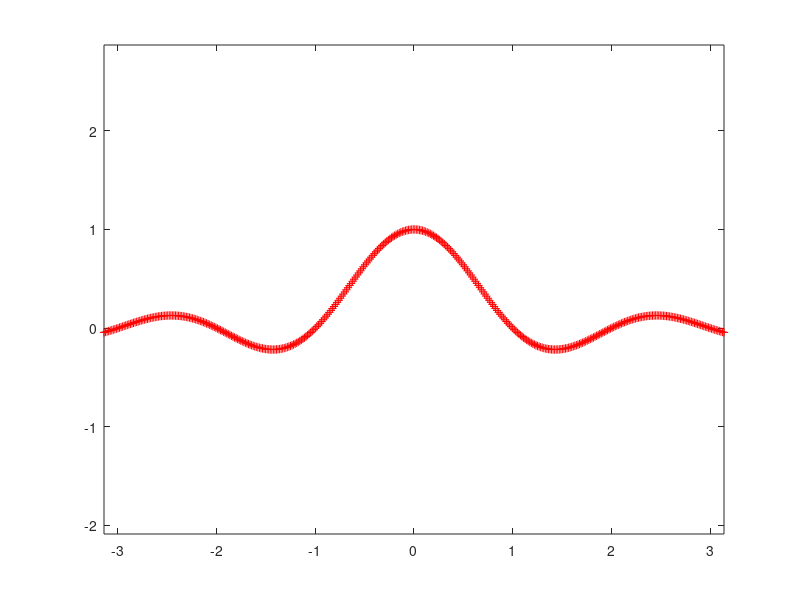

MATLAB code for this plot: (Note: this script raises an error after producing the figure.)
clear all
clc
close all 
x = linspace(-pi,pi,400);
y = sin(pi.*x)/(pi.*x);
M = 40;
N = 1;
sigma0 = sqrt(4^2+4^2)/2;
iter =550;
for i = 1:size(x,2)
    if(x(i) == 0)
        y(1,i) = 1;
    else
        y(1,i) = sin(pi*x(1,i))/(pi*x(1,i));
    end
end

trainX = [x;y];
figure(1)
plot(trainX(1,:),trainX(2,:),'+r'); axis equal
weights = -4+8*rand(2,M*N);
%lr = 0.1;
k=1;
for epoch = 0:iter
    for i = 1:size(trainX,2)
        WMinusX = weights-repmat(trainX(:,i),1,M);
        squared= WMinusX.^2;
        distance = (squared(1,:)+squared(2,:)).^0.5;
        winner = find(distance == min(distance));
        for j = 1:size(weights,2)
            %fprintf("Epoch %d Input %d Neuron %d ,negh result %f \n",epoch,i,j,neighborhood([1,j],[1,winner],M,N,j));
            weights(:,j) = weights(:,j)-learning_rate(epoch,iter)*neighborhood([1,j],[1,winner],sigma0,epoch,iter)*(WMinusX(:,j));
        end
    end
 	             % plotting the SOM
    if(rem(epoch,50) == 0)
          figure(2)
        plot(trainX(1,:),trainX(2,:),'+r'); axis equal    
        hold on% plotting the "hat"
        plot(weights(1,:),weights(2,:),'-bo','Linewidth',1.5)
        hold off% plotting random w.         
        title(["Self Organizing Map for Sinc function in the iteration",epoch]);
        filename ="Q3a" +k;
        xlabel("x");
        ylabel("y");
        saveas(gcf,filename,"png");
        k = k+1;
       % plot(w(1,:),w(2,:),'k-o','Linewidth',1.5) 	
    end
end

  

function h  = neighborhood(w1,w2,sigma0,n,iter)
    T = iter;
    Tau1 = T/log(sigma0);
    sigma = sigma0 *exp(-n/Tau1);
    d = sum((w1-w2).^2);
    h = exp(-d^2/(2*sigma^2));
end

function lr  = learning_rate(n,iter)
   lr0 = 0.1;
   tau =iter;
   lr = lr0*exp(-n/tau);
end